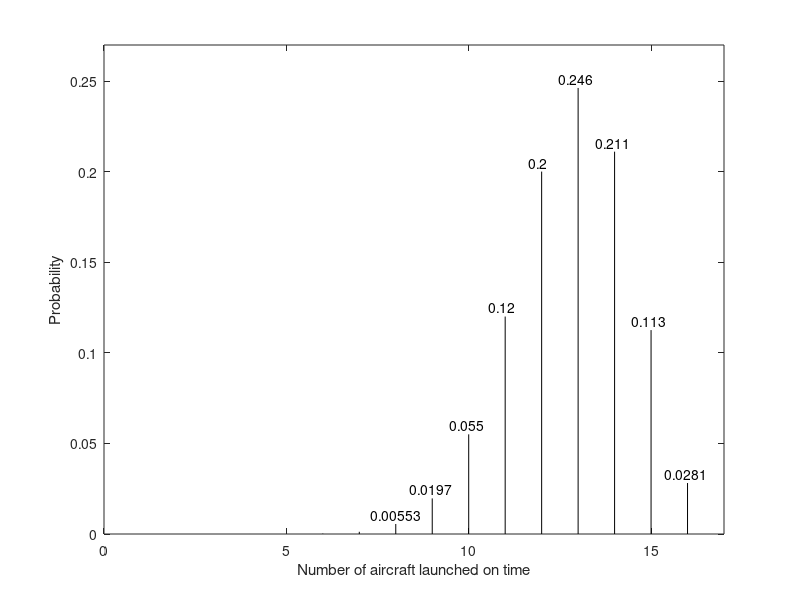

Write the MATLAB code that produced this figure.
% Probability of Getting Airplanes Airborne

% The probability mass function of the binomial distribution
Pb = binopdf(12, 16, 0.80)
% The Probability that at least fourteen aircraft can become air-borne immediately
Pb = sum(binopdf(14:16, 16, 0.80))
n = 1:16;
% The probability mass function of the binomial distribution
Pb = binopdf(n, 16, 0.80);
% Plot
plot([n; n], [zeros(1,16); Pb], 'k')
% Add text descriptions to data points
text(8-.7:16-.7, Pb(8:16)+.005, num2str(Pb(8:16)',3))
axis([0, 17, 0, 0.27])
% Number of aircraft launched on time Label
xlabel('Number of aircraft launched on time')
% Probability Label
ylabel('Probability')